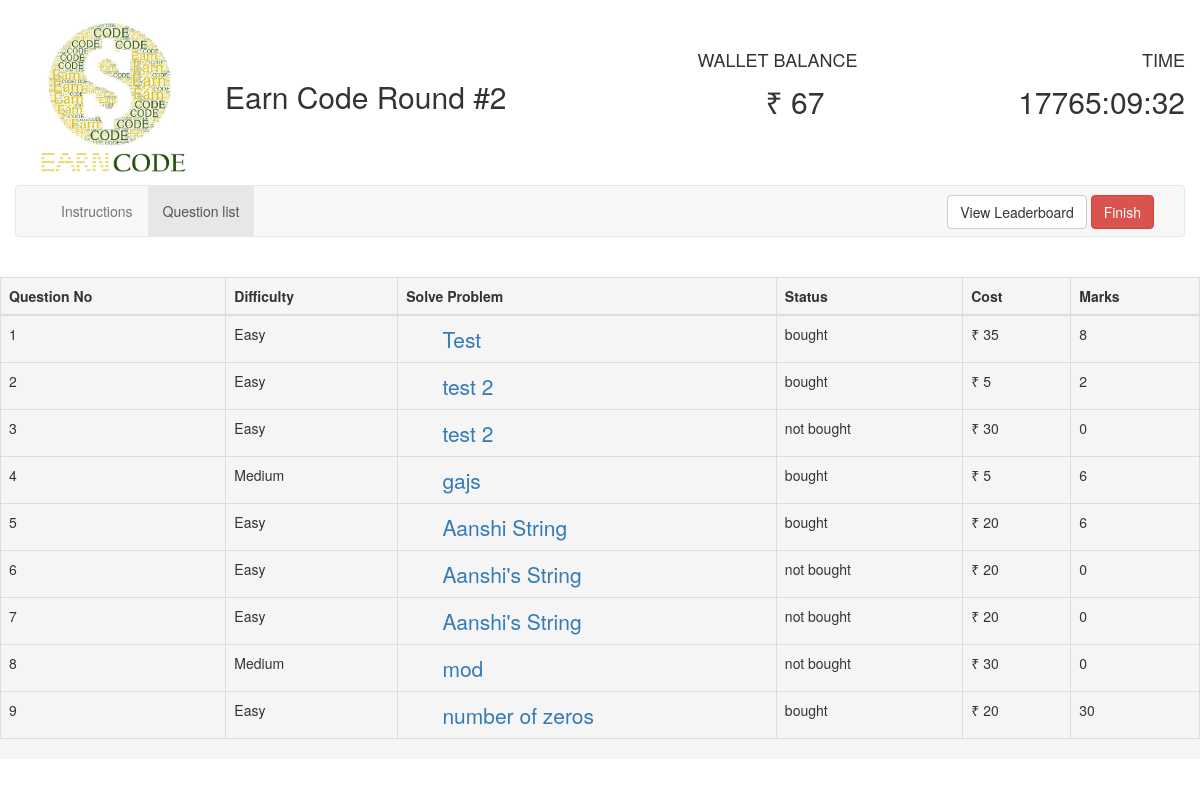
/comp/question/11/, run on the app's committed database.
### round2/models.py (models this page shows, shortened)
class Question(models.Model):
    question = models.TextField(max_length=4000)
    question_title = models.CharField(max_length=2000)
    input = models.CharField(default=0, max_length=5000)
    correct_op = models.CharField(default=0, max_length=10000)
    explanation = models.CharField(max_length=7000)
    test_input = models.CharField(max_length=100000)
    test_output = models.CharField(max_length=10000)
    cost = models.IntegerField()
    user = models.ManyToManyField(User, null=True, through="Score")
    type = models.CharField(default="Easy", max_length=10)

### round2/views.py (the view)
# urls.py: url(r'^question/(?P<user_id>[0-9]+)/$', views.question, name="question"),
def question(request, user_id):
    all_questions = Question.objects.all()
    current_user = User.objects.get(pk=user_id)
    jsonDec = json.decoder.JSONDecoder()
    current_user.total_score = 0
    temp = 0
    question_list = []
    for questions in all_questions:
        if current_user in questions.user.all():
            question_list.append({"question": questions,
                                  "status": "bought",
                                  "cost": questions.cost,
                                  "difficulty": questions.type,
                                  "question_score": Score.objects.get(user_f=current_user, question_f=questions).score})
        else:
            question_list.append({"question": questions,
                                  "status": "not bought",
                                  "cost": questions.cost,
                                  "difficulty": questions.type,
                                  "question_score": 0
                                  })
    current_user.total_score = temp
    current_user.save()
    print(current_user.total_score)
    return render(request, 'round2/select_questions_new.html',
                  {'buyed_questions': '', 'all_questions': all_questions, 'user_id': user_id,
                   'remaining_time': current_user.end_time - time.time(), 'question_list': question_list,
                   'money': current_user.money})

### round2/templates/round2/select_questions_new.html (shortened to what this page needs)
<!DOCTYPE html>
<html lang="en">
{% load staticfiles %}
<head>
    <link href="{% static '/css/font.css' %}" rel="stylesheet">
    <link rel="stylesheet"
          href="{% static '/css/jquery-ui.min.css' %}">
    <link rel="stylesheet" href="{% static '/css/bootstrap.min.css' %}">
</head>
<body>
<br>
<div class="container-fluid">
    <div class="container">
        <div class="row">
            <div class="col-md-2">
                <img alt="EarnCode"
                     src="{% static '/round2/images/ea.png' %}" width="100%">
            </div>
            <div class="col-md-4">
                <h2 style="margin-top: 60px;">Earn Code Round #2</h2>
            </div>
            <div class="col-md-2 col-md-offset-1">
                <div class="row"><h4 style="margin-top: 30px; margin-bottom: -5px;">WALLET BALANCE</h4></div>
                <div class="row text-center"><h2><span id="">&#8377; {{ money }}</span></h2></div>
            </div>
            <div class="col-md-2 col-md-offset-1 text-right">
                <div class="row"><h4 style="margin-top: 30px; margin-bottom: -5px;">TIME</h4></div>
                <div class="row"><h2><span id="time1">time</span></h2></div>
            </div>
        </div>
    </div>
    <nav class="navbar navbar-default">
        <div class="container-fluid">
            <div class="collapse navbar-collapse" id="bs-example-navbar-collapse-1">
                <ul class="nav navbar-nav">
                    <li id="instruction_tab"><a onclick="showInstructions();">Instructions</a></li>
                    <li class="active" id="question_tab"><a onclick="showQuestions()">Question list</a></li>
                </ul>
                <form action="{% url 'round2:leaderboard' user_id %}" method="post" class="navbar-form navbar-right"
                      style="margin-bottom: -8px;margin-top: 1px;">
                    <button type="submit" class="btn btn-default navbar-btn" id="leader" name="leader">View
                        Leaderboard
                    </button>
                    <button type="button" class="btn btn-default navbar-btn btn-danger" onclick="prompt_user()">
                        Finish
                    </button>
                </form>
            </div>
        </div>
    </nav>
    <br>
    <div class="row leader" id="question_list">
        <div class="table-responsive">
            <table class="table table-bordered white">
                <thead class="thead-inverse">
                <tr>
                    <th>Question No</th>
                    <th>Difficulty</th>
                    <th>Solve Problem</th>
                    <th>Status</th>
                    <th>Cost</th>
                    <th>Marks</th>
                </tr>
                </thead>
                <tbody id="table_body">
                {% for question in question_list %}
                    <tr id="{{ forloop.counter }}">
                        <td>{{ forloop.counter }}</td>
                        <td>{{ question.difficulty }}</td>
                        <td><a href="{% url 'round2:question_details' user_id question.question.pk %}"
                               style=" font-size: 150%; text-align:left; margin-left:10%;">{{ question.question.question_title }}</a>
                        </td>
                        <td>{{ question.status }}</td>
                        <td>&#8377; {{ question.cost }}</td>
                        <td>{{ question.question_score }}</td>
                    </tr>
                {% endfor %}
                </tbody>
            </table>
        </div>
    </div>
</div>
</body>
</html>

### round2/templates/round2/select_questions_new.html (style rules this page uses)
.leader { background: whitesmoke; }

### data on the page
Question: difficulty "Easy", question.question_title "Test", status "bought", cost "35", question_score "8"
Question: difficulty "Easy", question.question_title "test 2", status "bought", cost "5", question_score "2"
Question: difficulty "Easy", question.question_title "test 2", status "not bought", cost "30", question_score "0"
Question: difficulty "Medium", question.question_title "gajs", status "bought", cost "5", question_score "6"
Question: difficulty "Easy", question.question_title "Aanshi String", status "bought", cost "20", question_score "6"
Question: difficulty "Easy", question.question_title "Aanshi's String", status "not bought", cost "20", question_score "0"
Question: difficulty "Easy", question.question_title "Aanshi's String", status "not bought", cost "20", question_score "0"
Question: difficulty "Medium", question.question_title "mod", status "not bought", cost "30", question_score "0"
Question: difficulty "Easy", question.question_title "number of zeros", status "bought", cost "20", question_score "30"

### other printed values
{{ money }} "67"
